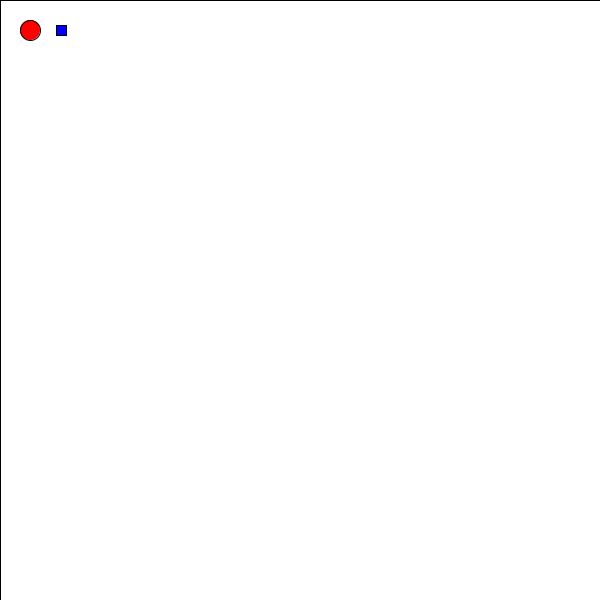
Frame 1 (no input)
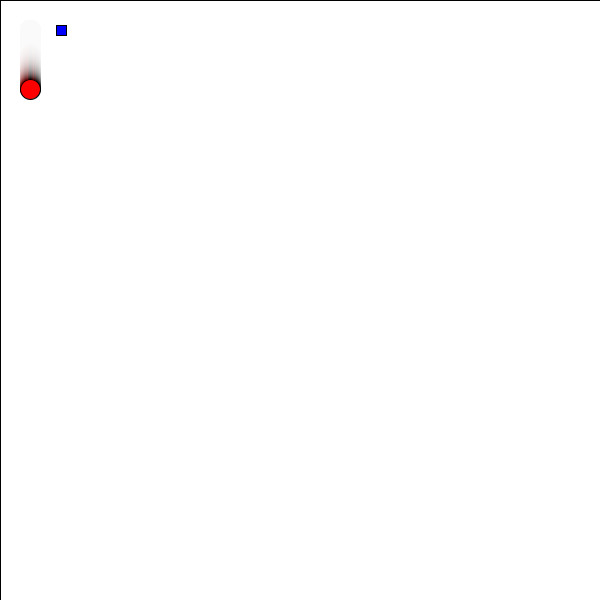
Frame 60 (the mouse pressed at the canvas centre just before this capture)
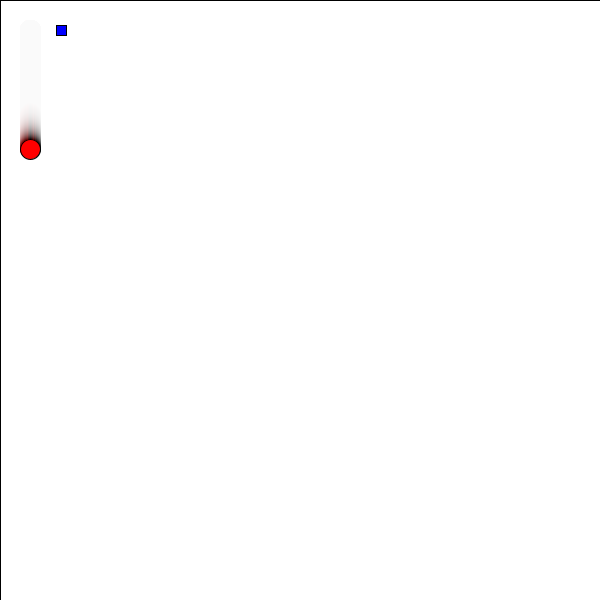
Frame 120 (the mouse held since frame 60 and released just before this capture)

The Processing sketch that drew these frames (run headless with seeded random() and noise(); from frame 60 on, the mouse is pressed at the canvas centre):

// Processing sketch: processing_61909
// ── processing_61909.pde

float ballX = 30;
float ballY = 30;
float rad = 10;
float targetX=random(10, width-10);
float targetY=random(10, height-10);
int score = 0;
int xSpeed = 1;
int ySpeed = 1;


void setup()
{
  size(600, 600);
  smooth();
  background(255);
}

void draw()
{
  rectMode(CORNER);
  fill(255, 25);
  rect(0, 0, width, height);

  fill(255, 0, 0);
  ellipse(ballX, ballY, rad*2, rad*2);

  if (ballX >= width-rad || ballX <= rad || ballY >= height-rad || ballY <= rad)
  {
    background(25);
    fill(255, 0, 0);
    textSize(48);
    textAlign(CENTER);
    text("GAME OVER", width/2, height/2);
    textSize(24);
    text("Press Space Bar To Play Again", width/2, height/2+20);
    noLoop();
  }


  if (keyCode==UP)
  {
    ballY-=ySpeed;
  }

  else if (keyCode==LEFT)
  {
    ballX-=xSpeed;
  }

  else if (keyCode==RIGHT)
  {
    ballX+=xSpeed;
  }

  else
  {
    ballY+=ySpeed;
  }

  target();

  if (dist(ballX, ballY, targetX, targetY)<rad)
  {
    targetX = random(10, width-10);
    targetY = random(10, height-10);
    rad += 5;
    score++;
    ySpeed++;
    xSpeed++;
  }

  if (score == 10)
  {
    background(25);
    fill(255, 0, 0);
    textSize(48);
    textAlign(CENTER);
    text("YOU WIN", width/2, height/2);
    textSize(24);
    text("Press Space Bar To Play Again", width/2, height/2+20);
    noLoop();
  }
}


void target()
{
  fill(0, 0, 255);
  rectMode(CENTER);
  rect (targetX, targetY, 10, 10);
}

void keyPressed()
{
  if (key==' ')
  {
    ballX = 30;
    ballY = 30;
    rad = 10;
    targetX=random(10, width-10);
    targetY=random(10, height-10);
    score = 0;
    xSpeed = 1;
    ySpeed = 1;
    loop();
  }
}
